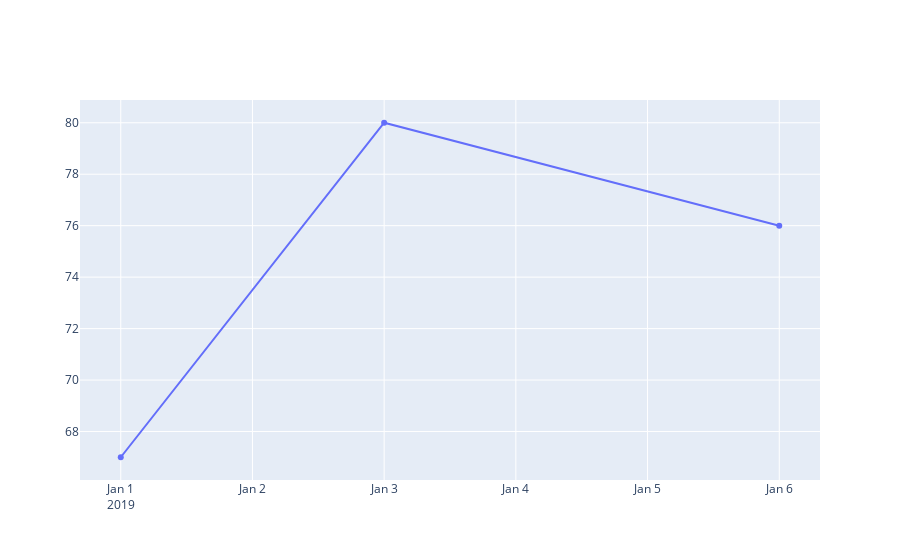

Here is the notebook cell this chart was saved with:
### Code cell
fig = go.Figure()

fig.add_trace(go.Scatter(
    x=list(df2['Date']),
    y=list(df2['HeartRate']), 
    connectgaps=True # override default to connect the gaps
))

fig.show()

### Figure 1 — Plotly figure (JSON) as saved in the notebook; plotly's stock layout.template omitted (floating-point values rounded to 4 significant figures)
{"data": [{"connectgaps": true, "type": "scatter", "x": ["2019-01-01", "2019-01-03", "2019-01-06"], "y": [67, 80, 76]}], "layout": {}}
